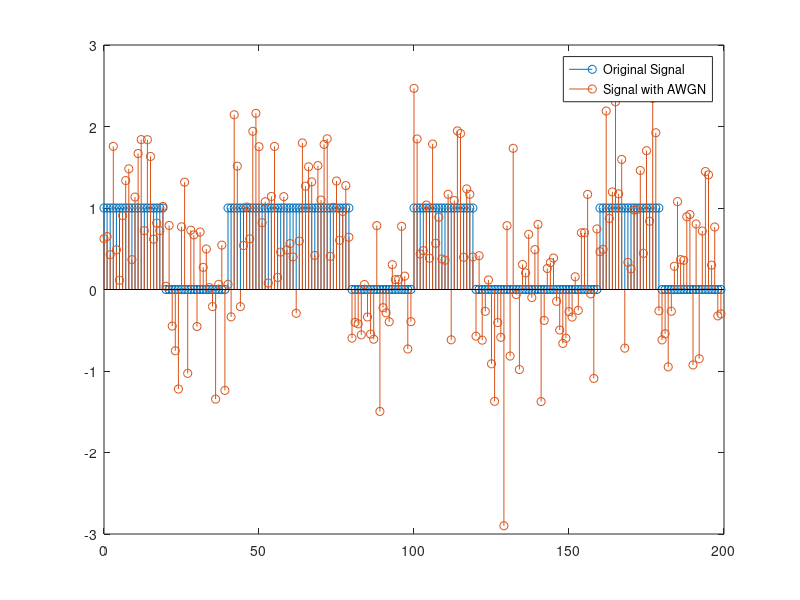

This figure's MATLAB source:
%% Digital Communications MATLAB Assignment
%% Prepared by:
    %% Ahmed Aly 19015292
    %% Ahmed Sherif 19015255
    %% Yahia Walid 19016891
    %% Youssef Mohamed 19016941
%%
clear
clc

%Part1: Matched Filter and Correlators
%(1)-Parameter Definition:
n_per_SNR = 1e5;
%SNR in dB
SNR = 0:2:30;
% # of samples in the waveform
m = 20;
S1 = ones(1,m);
S2 = zeros(1,m);
%%
%Signal Generation:
%This part is meant for experimentation only, as it uses known inputs;
%to extract predictable outputs.

%(2)-Binary Data Vector
known_message = [1, 0, 1, 1, 0, 1, 0, 0, 1, 0]; %A binary message meant to be sent

%(3)-Concatenting using S1, S2
conc_waveform = []; %Setting a placeholder for the resultant waveform

%The for loop checks every element in the known message, concatenating with
%S1 or S2 accordingly.
for i = 1:size(known_message,2)
    if known_message(i) == 1
        conc_waveform = [conc_waveform S1];
    else
        conc_waveform = [conc_waveform S2];
    end
end
%%
%(4)-Noise
Rx_sequence = awgn(conc_waveform,SNR(1),'measured');
n = 0:size(Rx_sequence,2)-1;
figure;
stem(n,conc_waveform)
hold
stem(n,Rx_sequence)
legend('Original Signal','Signal with AWGN')

